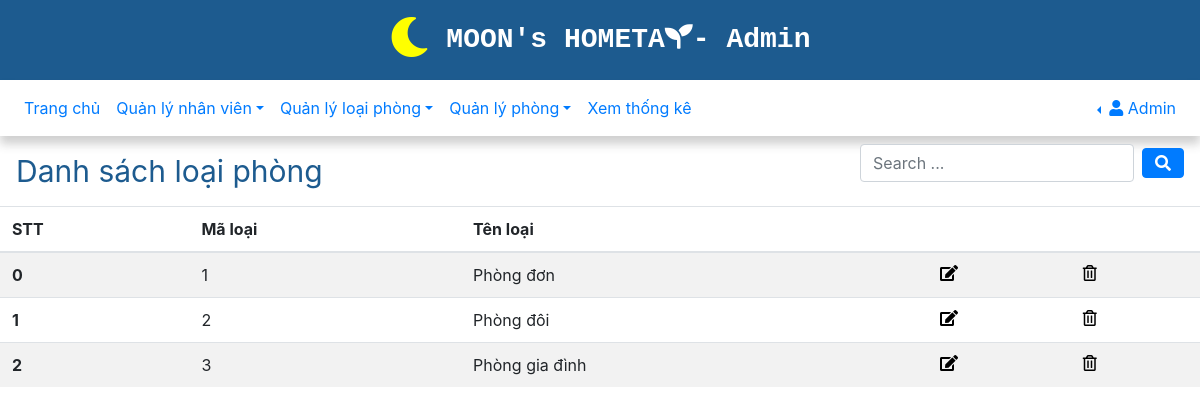
Page /Admin_xuly/Admin.php?d=dsloai on the committed database.
### tables this page shows
CREATE TABLE `loaiphong` (
  `Maloai` int(11) NOT NULL,
  `Tenloai` varchar(50) NOT NULL
);

### Admin_xuly/DS_loai.php (the view, shortened to what this page needs)
<?php
include("../connect.php");
?>
<!DOCTYPE html>
<html lang="en" dir="ltr">
<head>
</head>
<body>
  <nav class="navbar navbar-expand-md ">
    <ul class="navbar-nav mr-auto">
      <span class="" style="font-size:30px; color:#1D5B8F;">Danh sách loại phòng</span>
    </ul>
    <ul class="navbar-nav ml-auto">
      <form class="form-inline" action="#" method="get">
        <input type="text" class="form-control mr-sm-2" id="Timkiem" name="" value="" placeholder="Search ...">
        <button type="submit" class="btn btn-primary" name="button"><i class="fas fa-search"></i> </button>
      </form>
    </ul>
  </nav>
  <table class="table table-striped table-hover" id="table">
    <thead>
      <tr>
        <th scope="col">STT</th>
        <th scope="col">Mã loại</th>
        <th scope="col">Tên loại</th>
        <th scope="col"></th>
        <th scope="col"></th>
      </tr>
    </thead>
    <tbody>
      <tr id="Sua">
        <?php
        $n = 0;
        $sql = "select * from Loaiphong";
        $query = mysqli_query($conn, $sql);
        if (mysqli_num_rows($query) != 0) {
          while ($row = mysqli_fetch_array($query)) {
        ?>
            <th scope="row"> <?php echo $n ?> </th>
            <td id="ma"> <?php echo $row['Maloai']; ?> </th>
            <td id="ten"> <?php echo $row['Tenloai'] ?> </th>
            <td scope="row"> <a style="color:black;" href="Sualoai.php?id= <?php echo $row['Maloai']; ?>"> <i class="fas fa-edit"></i> </a> </td>
            <td scope="row"> <a style="color:black;" href="Xoaloai.php?id= <?php echo $row['Maloai']; ?>"> <i class="far fa-trash-alt"></i> </a> </td>
      </tr>
  <?php
            $n = $n + 1;
          }
        }
  ?>
    </tbody>
  </table>
</body>
</html>

### rows in the picture
loaiphong: Maloai "1", Tenloai "Phòng đơn"
loaiphong: Maloai "2", Tenloai "Phòng đôi"
loaiphong: Maloai "3", Tenloai "Phòng gia đình"
